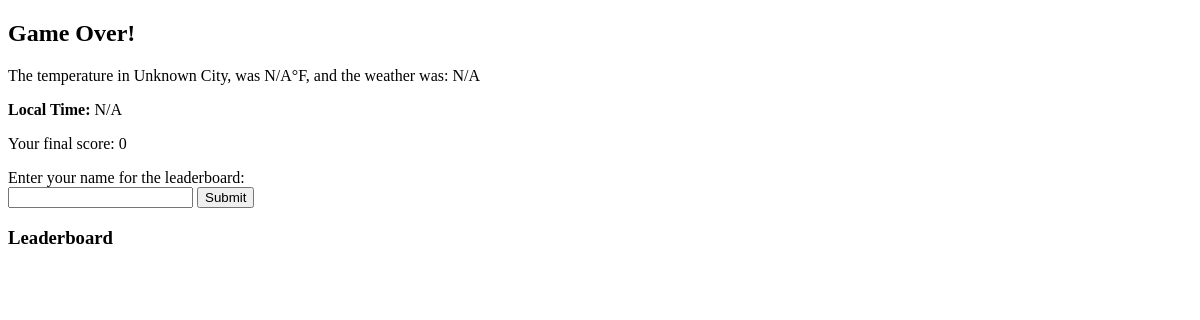
/gameover, run on an earlier commit of the app's database.
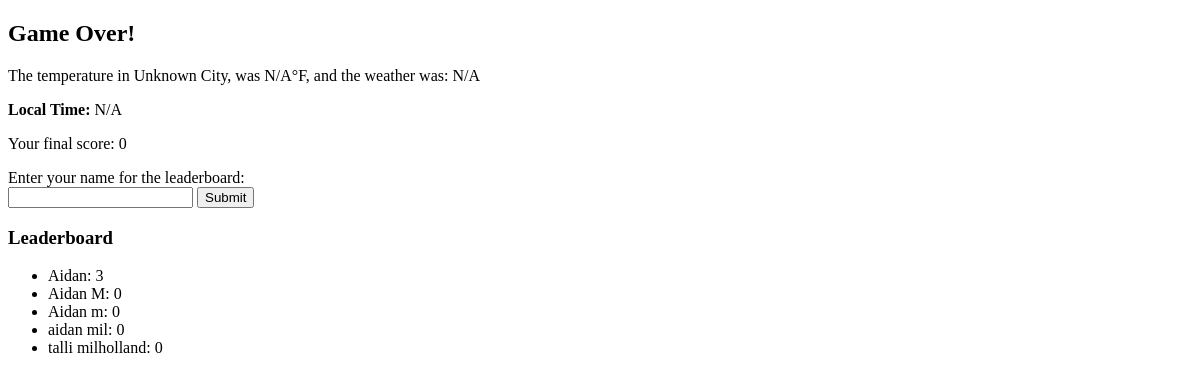
And on a later commit of the database.
### tables this page shows
CREATE TABLE leaderboard (
    id INTEGER PRIMARY KEY AUTOINCREMENT,
    name TEXT NOT NULL,
    score INTEGER NOT NULL
);

### app.py (the view)
@app.route("/gameover", methods=["GET", "POST"])
def gameover():
    if request.method == "POST":
        name = request.form.get("name", "Anonymous")
        score = session.get('score', 0)
        save_leaderboard(name, score)
        return redirect("/")
    final_data = {
        "city": session.get("city", "Unknown City"),
        "country": session.get("country", "Unknown Country"),
        "score": session.get("score", 0),
        "temp": session.get("final_temp", "N/A"),
        "desc": session.get("final_desc", "N/A"),
        "localtime": session.get("localtime", "N/A"),
        "leaderboard": load_leaderboard()
    }
    session.clear()
    return render_template("gameover.html", **final_data)

### app.py (called while the page is built)
def load_leaderboard(limit=5):
    conn = sqlite3.connect(DB_FILE)
    cursor = conn.cursor()
    cursor.execute("SELECT name, score FROM leaderboard ORDER BY score DESC LIMIT ?", (limit,))
    leaderboard = cursor.fetchall()
    conn.close()
    return leaderboard

@app.after_request
def add_no_cache_headers(response):
    response.headers["Cache-Control"] = "no-store, no-cache, must-revalidate, max-age=0"
    response.headers["Pragma"] = "no-cache"
    response.headers["Expires"] = "0"
    return response

### templates/gameover.html (shortened to what this page needs)
<!DOCTYPE html>
<html>
<head>
</head>
<body>
  <h2>Game Over!</h2>
  <p>The temperature in {{ city }}, was {{ temp }}°F, and the weather was: {{ desc }}</p>
  <p><strong>Local Time:</strong> {{ localtime }}</p>
  <p>Your final score: {{ score }}</p>
  <form method="post">
    <label>Enter your name for the leaderboard:</label><br>
    <input type="text" name="name" required>
    <button type="submit">Submit</button>
  </form>
  <h3>Leaderboard</h3>
  <ul>
    {% for name, score in leaderboard %}
      <li>{{ name }}: {{ score }}</li>
    {% endfor %}
  </ul>
</body>
</html>

What changed in the data, as far as the page shows it:
added leaderboard: name "Aidan", score "3"
added leaderboard: name "Aidan M", score "0"
added leaderboard: name "Aidan m", score "0"
added leaderboard: name "aidan mil", score "0"
added leaderboard: name "talli milholland", score "0"
